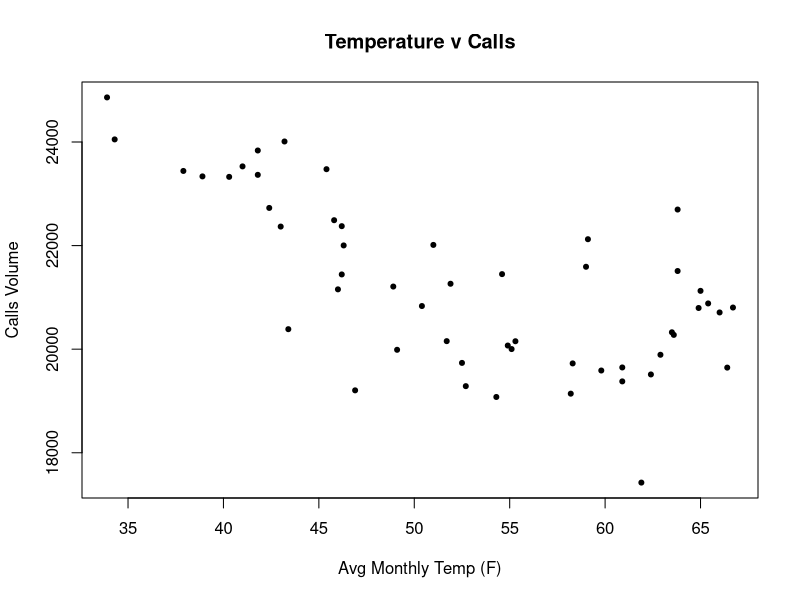
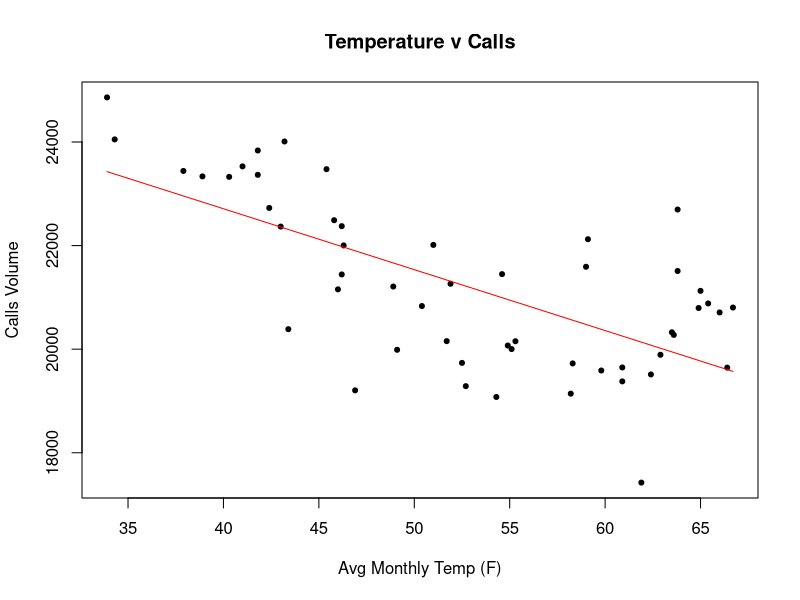

Here is the R script that generated these plots, in order: (Note: this script raises an error after producing the figures.)
## ---- chunk 1
#load the data
data = read.csv("aaa_washington.csv")
head(data, 12)

#access directly
attach(data)

#plot (x, y)
plot(Temp, Calls, pch = 20, 
     xlab = "Avg Monthly Temp (F)",
     ylab = "Calls Volume",
     main = "Temperature v Calls")

## ---- chunk 2
#cor(x, y)
cor(Temp, Calls)

## ---- chunk 3
reg.model = lm(Calls ~ Temp, data = data)
reg.model #coefficients: intercept = 27414.1, temp = -117.6
## ---- chunk 4
plot(Temp, Calls, pch = 20,
     xlab = "Avg Monthly Temp (F)",
     ylab = "Calls Volume",
     main = "Temperature v Calls")
lines(Temp, reg.model$fitted.values, col = "red")
## ---- chunk 5
model.summary$r.squared
## ---- chunk 6
model.summary = summary(reg.model)
model.summary
## ---- chunk 7
library(forecast)

checkresiduals(reg.model)

qqnorm(reg.model$residuals, pch = 20)
qqline(reg.model$residuals)
## ---- chunk 8
plot(Temp, reg.model$residuals, pch = 20)
abline(c(0,0), lty=2) #adds line with vector of c(intercept, slope)
## ---- chunk 9
Acf(reg.model$residuals) #autocorrelation plot

#install.packages("lmtest") for dw test
library(lmtest)

#durbin watson test
dwtest(reg.model, alternative = "two.sided")

